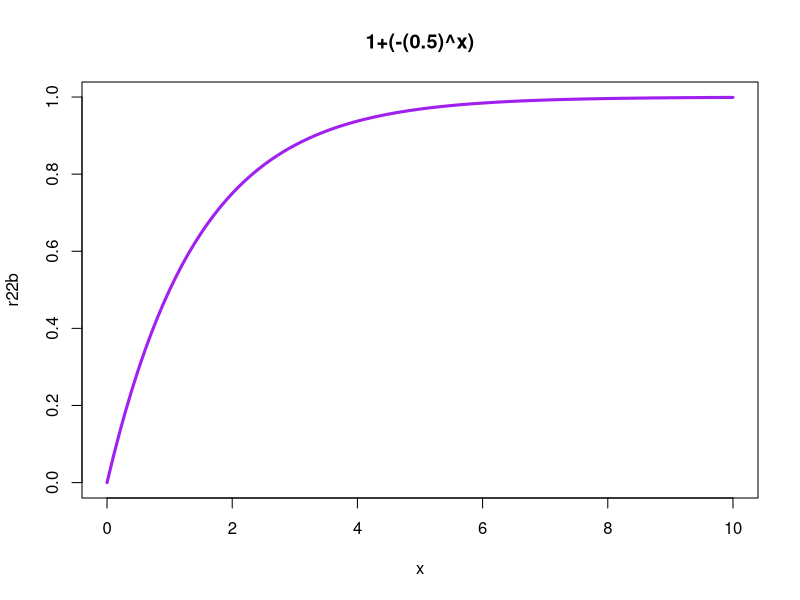
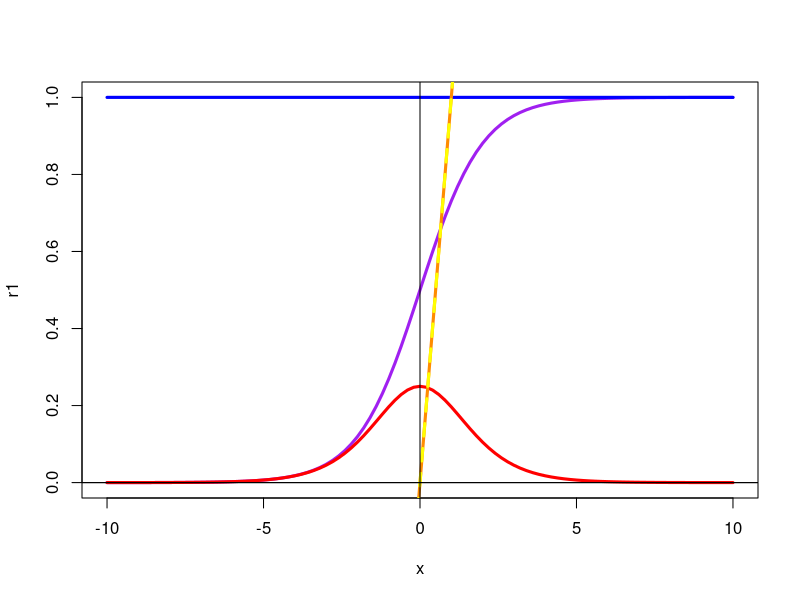

These charts were generated, in order, by the following R code:

r22b <- function (x) 1+(-(0.5)^x)
r22b2 <- function (x) 1+(-(0.5)^x) - 1+(-(0.5)^x)-1
plot(r22b, 0,10,main="1+(-(0.5)^x)", lwd=3, col="purple")



r1 <- function(x) 1/(1+2.71828182846^(-x))
r2 <- function(x) ( 1/(1+2.71828182846^(-x)) ) * ( 1/(1+2.71828182846^(x)) )
r3 <- function(x) ( 1/(1+2.71828182846^(-x)) ) + ( 1/(1+2.71828182846^(x)) )
r4 <- function(x) log ( ( 1/(1+2.71828182846^(-x)))/( 1-( 1/(1+2.71828182846^(-x)))  ))
r4validate <- function (x) x
plot (r1, -10, 10, col="purple", lwd=3)
plot (r2, -10, 10, col="red", lwd=3, add=TRUE)
plot (r3, -10, 10, col="blue", lwd=3, add=TRUE)
plot (r4, -10, 10, col="darkorange", lwd=3, add=TRUE)
plot (r4validate, -10, 10, col="yellow", pch=22, lty=2, lwd=3, add=TRUE)
abline(0,0)
abline(,,0,0)

